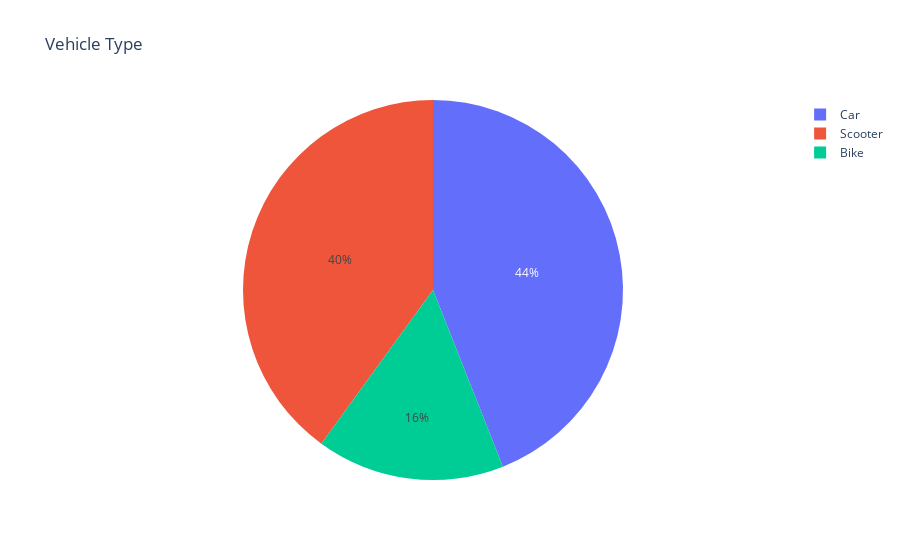

The cell this chart's notebook holds for it:
### Code cell
vehicle_type=DeliveryDrivers['vehicle_type'].value_counts().reset_index()
px.pie(data_frame=vehicle_type,names='vehicle_type',values='count',title="Vehicle Type")

### Figure 1 — Plotly figure (JSON) as saved in the notebook; plotly's stock layout.template omitted (floating-point values rounded to 4 significant figures)
{"data": [{"domain": {"x": [0, 1], "y": [0, 1]}, "hovertemplate": "vehicle_type=%{label}<br>count=%{value}<extra></extra>", "labels": ["Car", "Scooter", "Bike"], "legendgroup": "", "name": "", "showlegend": true, "type": "pie", "values": [11, 10, 4]}], "layout": {"legend": {"tracegroupgap": 0}, "title": {"text": "Vehicle Type"}}}
